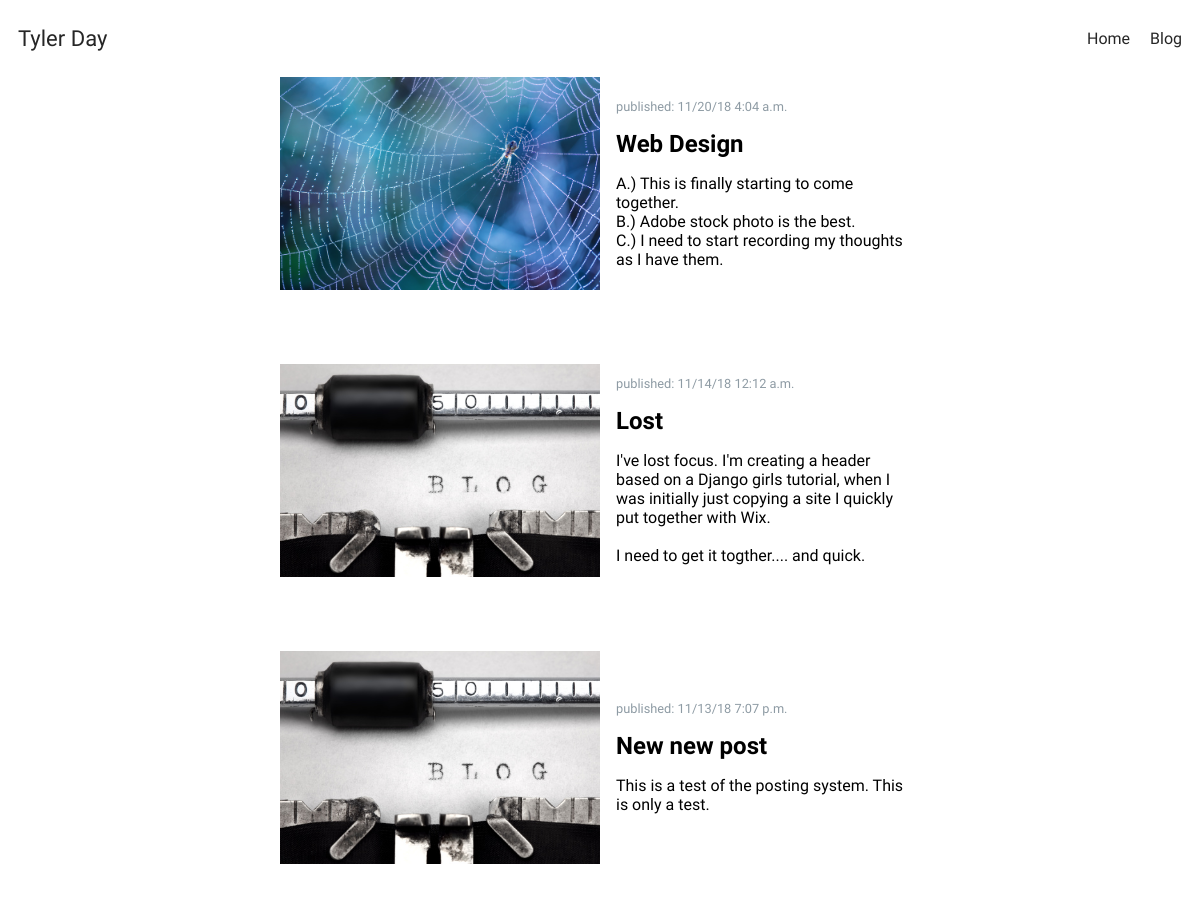
The app's page /post (upper part), older data.
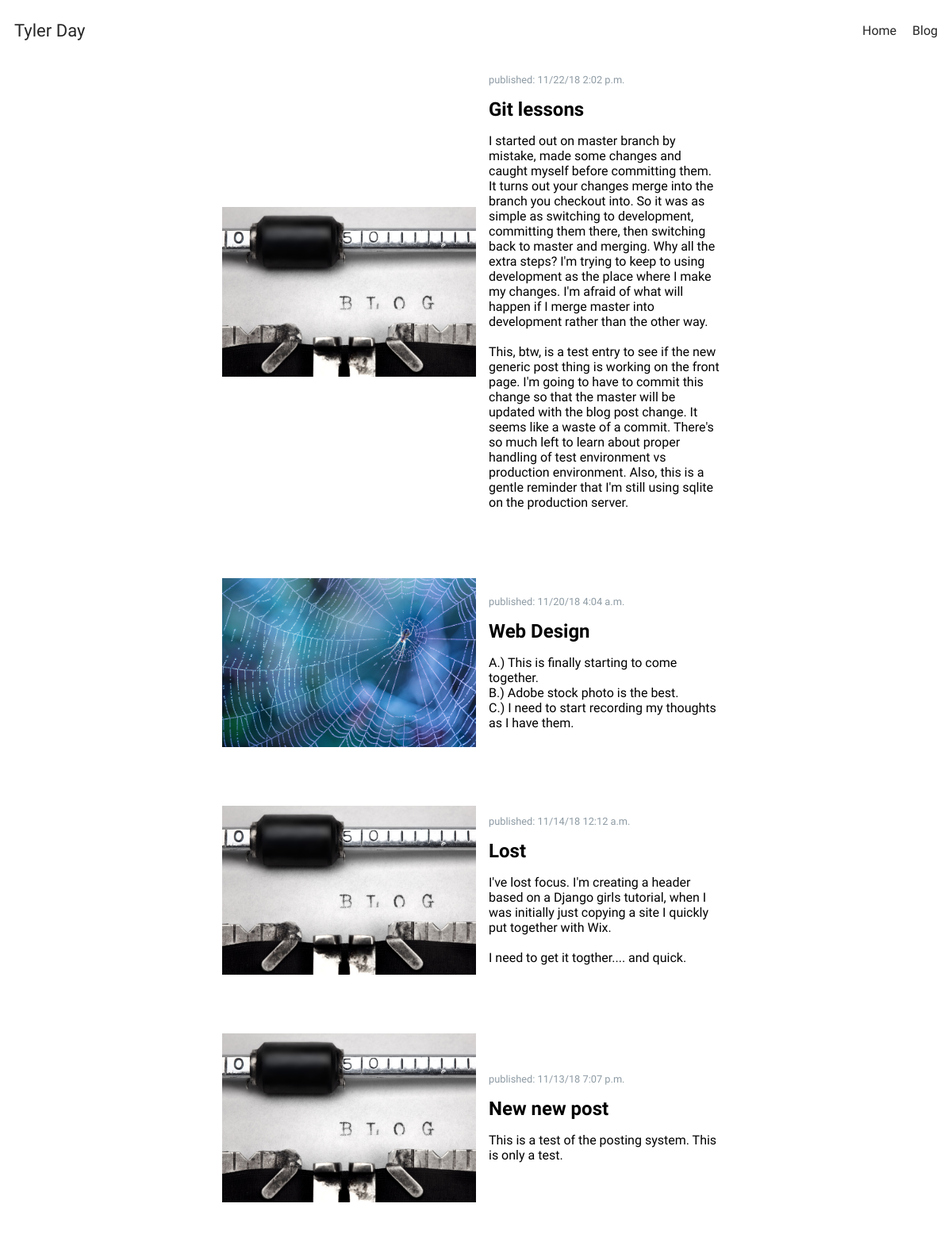
The same page, newer data.
### blog/models.py (models this page shows, shortened)
class Post(models.Model):
    author = models.ForeignKey(settings.AUTH_USER_MODEL, on_delete=models.CASCADE)
    title = models.CharField(max_length=200)
    text = models.TextField()
    created_date = models.DateTimeField(default=timezone.now)
    published_date = models.DateTimeField(blank=True, null=True)
    photo = models.CharField(max_length=200, blank=True,null=True)

### blog/views.py (the view)
# urls.py: path('post', views.post_list, name='post_list'),
def post_list(request):
    posts = Post.objects.exclude(published_date__isnull=True).order_by('-published_date')
    return render(request, 'blog/post_list.html', {'posts': posts})

### blog/templates/blog/post_list.html (shortened to what this page needs)
{% extends 'blog/base.html' %}
{% block content %}
    {% for post in posts %}
    <div class="post">
            {% if post.photo %}
            <img src="/static/images/{{ post.photo }}" alt="" class="post-image">
            {% else %}
            <img src="/static/images/AdobeStock_64083180_med.jpeg" alt="" class="post-image">
            {% endif %}
            <a href="{% url 'post_detail' pk=post.pk %}">
            <div class="post-contents">
            <div class="date">
                published: {{ post.published_date|date:"n/j/y g:h a" }}
            </div>
            <h2>{{ post.title }}</h2>
            <p>{{ post.text|linebreaksbr }}</p>
            </div>
            </a>
        </div>
    {% endfor %}
{% endblock %}

### blog/templates/blog/base.html (shortened to what this page needs)
{% load static %}
<html>
    <head>
        <link rel="stylesheet" href="{% static 'css/blog.css' %}">
    </head>
    <body>
        <header class="page-header">
            <nav class="nav-top">
                <div class="nav-title">
                    <a href="/" class="nav-btn">Tyler Day</a>
                </div>
                <div class="nav-menu">
                    <a href="/" class="nav-btn">Home</a>
                    <a href="{% url 'post_list' %}" class="nav-btn">Blog</a>
                </div>
            </nav>
        </header>
        {% block content %}
        {% endblock %}
    </body>
</html>

### blog/static/css/blog.css (style rules this page uses)
* { margin: 0; padding:0; }
p { font-family: 'Raleway', serif; }
a, a:visited { text-decoration: none; }
.page-header { background-color: white; margin-top: 0; padding: 1em .5em 1em .5em; }
h1, h2, h3, h4 { font-family: 'Work Sans', sans-serif; font-weight: 700; }
.post { margin-bottom: 70px; display: flex; justify-content: center; align-items: center; flex-wrap: wrap; }
.post-image { width: 320px; height: auto; object-fit: cover; }
.post-contents { width: 320px; color: black; }
.post-contents > * { margin: 1rem .7rem 1rem 1rem; }
.date { color: hsla(205, 11%, 60%,1); font-family: "Raleway",serif; font-size: .8em; }
.nav-btn { display: inline-block; text-decoration: none; color:#262626; margin: 10px; font-family: 'Work Sans', sans-serif; font-weight: 200; }
.nav-top { display: flex; justify-content: space-between; align-items: center; }
.nav-title { display: flex; justify-content: flex-start; }
.nav-title a { font-size: 22; }
.nav-menu { display: flex; justify-content: flex-end; }

Row changes from the older to the newer data that the page shows:
added Post: published_date "11/22/18 2:02 p.m.", title "Git lessons", text "I started out on master branch by mistake, made some changes and caught myself before committing them. It turns out your changes merge into the branch you checkout into. So it was as simple as switching to development, committing them there, then switching back to master and merging. Why all the extra steps? I'm trying to keep to using development as the place where I make my changes. I'm afraid of what will happen if I merge master into development rather than the other way. This, btw, is a test entry to see if the new generic post thing is working on the front page. I'm going to have to commit this change so that the master will be updated with the blog post change. It seems like a waste…"
